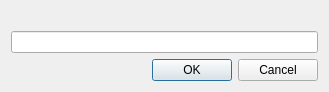
<?xml version="1.0" encoding="UTF-8"?>
<ui version="4.0">
 <class>Dialog</class>
 <widget class="QDialog" name="Dialog">
  <property name="windowModality">
   <enum>Qt::WindowModal</enum>
  </property>
  <property name="geometry">
   <rect>
    <x>0</x>
    <y>0</y>
    <width>329</width>
    <height>90</height>
   </rect>
  </property>
  <property name="sizePolicy">
   <sizepolicy hsizetype="Fixed" vsizetype="Fixed">
    <horstretch>0</horstretch>
    <verstretch>0</verstretch>
   </sizepolicy>
  </property>
  <layout class="QVBoxLayout" name="verticalLayout">
   <item alignment="Qt::AlignHCenter|Qt::AlignTop">
    <widget class="QLabel" name="label"/>
   </item>
   <item>
    <widget class="QLineEdit" name="lineEdit"/>
   </item>
   <item>
    <widget class="QDialogButtonBox" name="dialogButtonBox">
     <property name="orientation">
      <enum>Qt::Horizontal</enum>
     </property>
     <property name="standardButtons">
      <set>QDialogButtonBox::Cancel|QDialogButtonBox::Ok</set>
     </property>
    </widget>
   </item>
  </layout>
 </widget>
 <resources/>
 <connections>
  <connection>
   <sender>dialogButtonBox</sender>
   <signal>accepted()</signal>
   <receiver>Dialog</receiver>
   <slot>accept()</slot>
   <hints>
    <hint type="sourcelabel">
     <x>248</x>
     <y>254</y>
    </hint>
    <hint type="destinationlabel">
     <x>157</x>
     <y>274</y>
    </hint>
   </hints>
  </connection>
  <connection>
   <sender>dialogButtonBox</sender>
   <signal>rejected()</signal>
   <receiver>Dialog</receiver>
   <slot>reject()</slot>
   <hints>
    <hint type="sourcelabel">
     <x>316</x>
     <y>260</y>
    </hint>
    <hint type="destinationlabel">
     <x>286</x>
     <y>274</y>
    </hint>
   </hints>
  </connection>
 </connections>
</ui>
